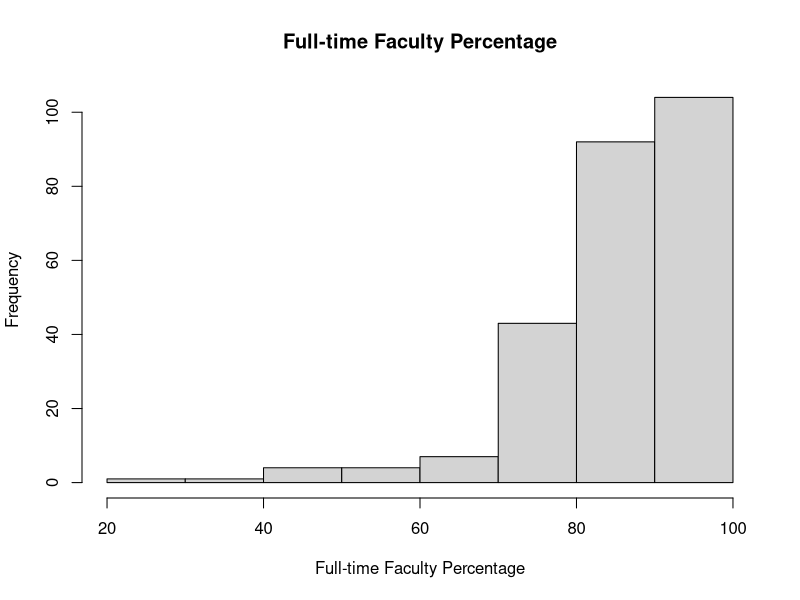
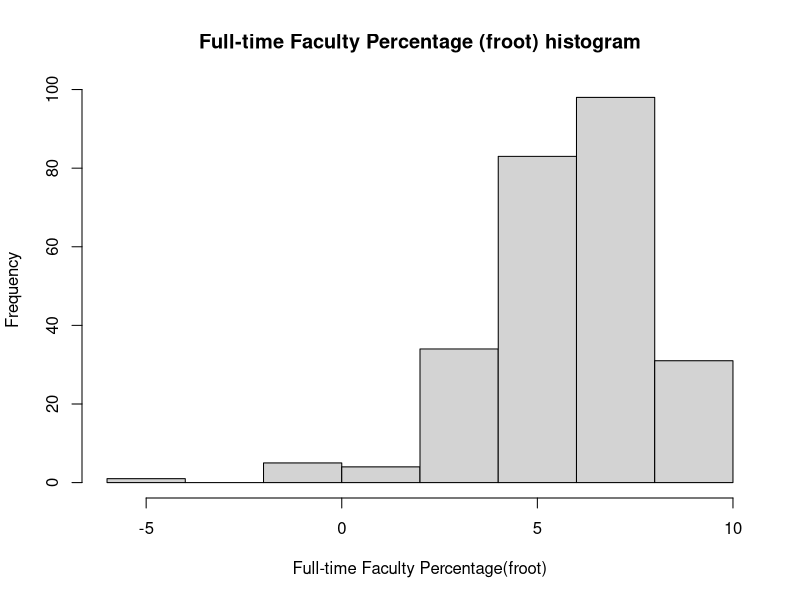
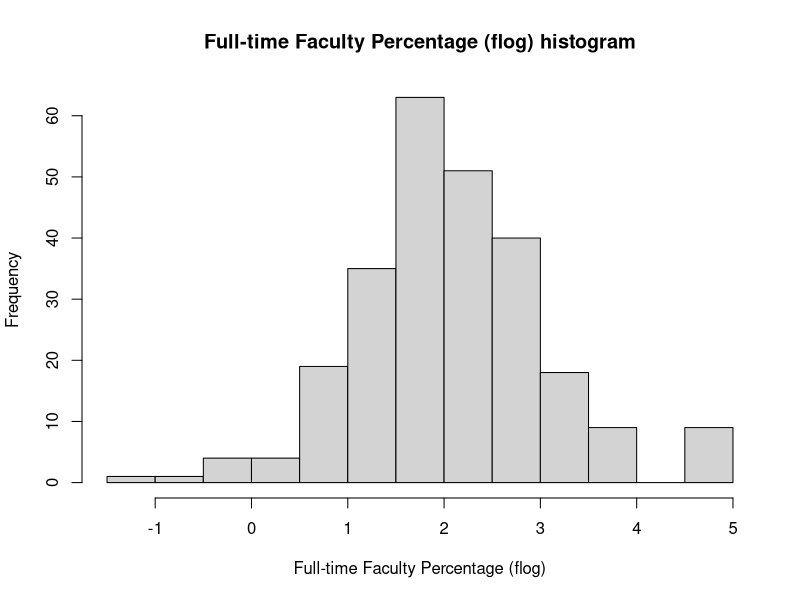

The R script that drew these images, in order:
## ---- chunk 1
dat = read.table('college.txt',head = TRUE,sep = '\t')
## ---- chunk 2
hist(dat$Full.time,xlab = 'Full-time Faculty Percentage',
     main = 'Full-time Faculty Percentage')
## ---- chunk 3
froot = sqrt(dat$Full.time) - sqrt(100 - dat$Full.time)
hist(froot,xlab = 'Full-time Faculty Percentage(froot)',
     main = 'Full-time Faculty Percentage (froot) histogram')
## ---- chunk 4
flog = log(dat$Full.time) - log(100 - dat$Full.time)
hist(flog,xlab = 'Full-time Faculty Percentage (flog)',
     main = 'Full-time Faculty Percentage (flog) histogram')
